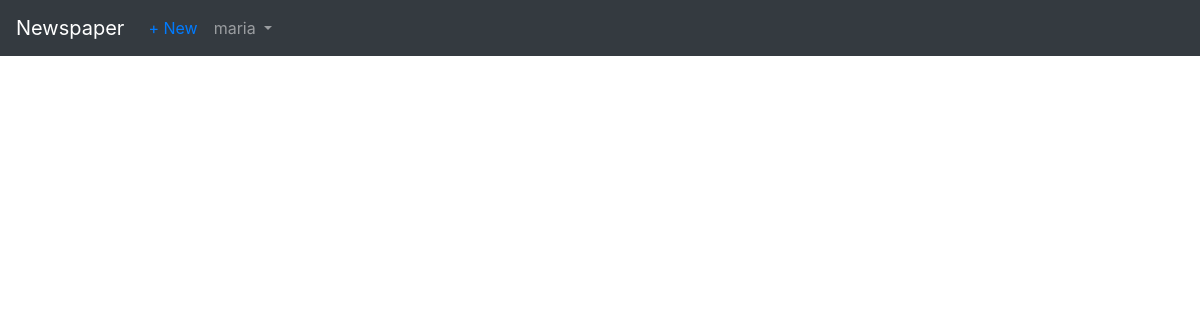
/articles/ (signed in), run on an earlier commit of the app's database.
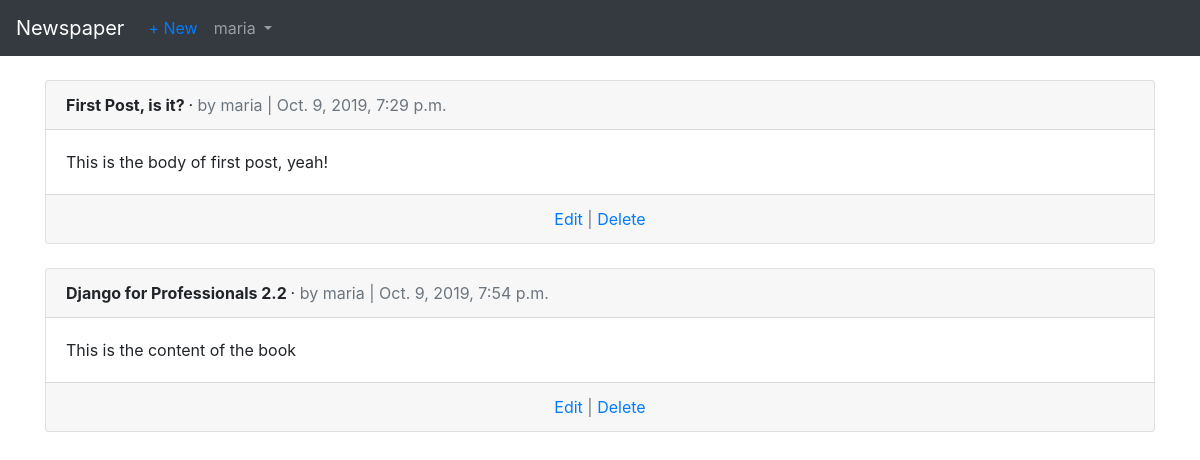
And on a later commit of the database.
### users/models.py (models this page shows)
class CustomUser(AbstractUser):
    age = models.PositiveIntegerField(null=True, blank=True)

### articles/models.py (models this page shows, shortened)
class Article(models.Model):
    title = models.CharField(max_length=255)
    body = models.TextField()
    date = models.DateTimeField(auto_now_add=True)
    author = models.ForeignKey(get_user_model(), on_delete=models.CASCADE)

### articles/views.py (the view)
# urls.py: path('', ArticleListView.as_view(), name='article_list'),
class ArticleListView(LoginRequiredMixin, ListView):
    model = Article
    template_name = 'article_list.html'
    login_url = 'login'

### templates/article_list.html (shortened to what this page needs)
{% extends 'base.html' %}
{% block content %}
    {% for article in object_list %}
        <div class="card">
            <div class="card-header">
                <span class="font-weight-bold">
                     {{ article.title }}
                </span> &middot;
                <span class="text-muted">
                    by {{ article.author }} | {{ article.date }}
                </span>
            </div>
            <div class="card-body">
                {{ article.body }}
            </div>
            <div class="card-footer text-center text-muted">
                <a href="{% url 'article_edit' article.pk %}">
                    Edit</a> |
                <a href="{% url 'article_delete' article.pk %}">Delete</a>
            </div>
        </div>
        <br />
    {% endfor %}
{% endblock content %}

### templates/base.html (shortened to what this page needs)
<!DOCTYPE html>
<html lang="en">
<head>
    <link rel="stylesheet" href="https://stackpath.bootstrapcdn.com/bootstrap/4.3.1/css/bootstrap.min.css">
</head>
<body>
    <nav class="navbar navbar-expand-md navbar-dark bg-dark mb-4">
        <a href="{% url 'home' %}" class="navbar-brand">Newspaper</a>
        <div class="collapse navbar-collapse" id="navbarCollapse">
            {% if user.is_authenticated %}
            <ul class="navbar-nav mr-auto">
                <li class="nav-link nav-item">
                        <a href="{% url 'article_new' %}"
                        >
                        + New
                    </a>
                <li class="nav-item">
                    <a href="#"
                    class="nav-link dropdown-toggle"
                    id="userMenu"
                    data-toggle="dropdown"
                    aria-haspopup="true"
                    aria-expanded="false">
                    {{ user.username }}
                </a>
                </li>
            </ul>
            {% else %}
                <form class="form-inline ml-auto">
                    <a href="{% url 'login' %}" class="btn btn-outline-secondary">Log In</a>
                    <a href="{% url 'signup' %}" class="btn btn-primary ml-2">Sign up</a>
                </form>
            {% endif %}
        </div>
    </nav>
    <div class="container">
        {% block content %}
        {% endblock content %}
    </div>
</body>
</html>

What changed in the data, as far as the page shows it:
added Article: title "First Post, is it?", author "maria", date "Oct. 9, 2019, 7:29 p.m.", body "This is the body of first post, yeah!"
added Article: title "Django for Professionals 2.2", author "maria", date "Oct. 9, 2019, 7:54 p.m.", body "This is the content of the book"
